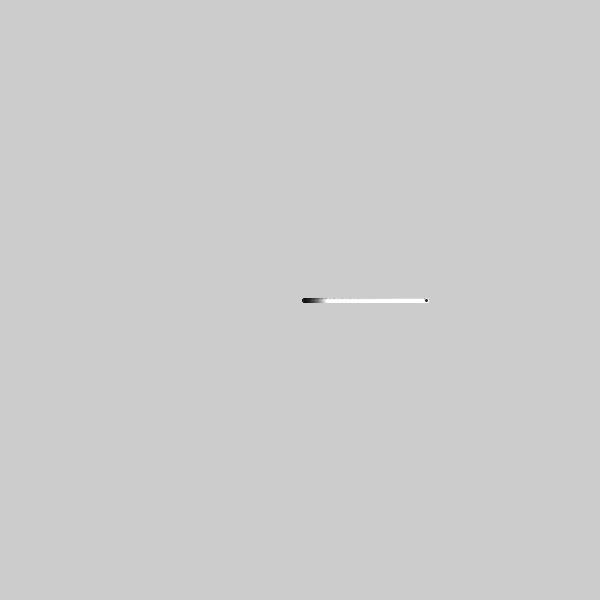
Frame 1 (no input)
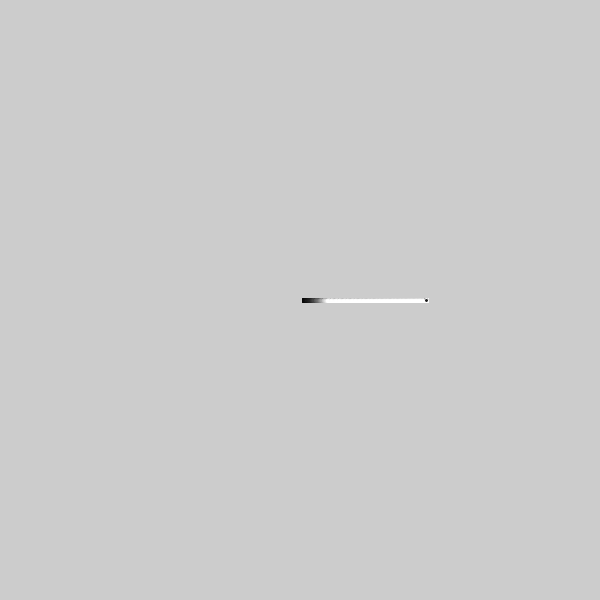
Frame 60 (the mouse pressed at the canvas centre just before this capture)
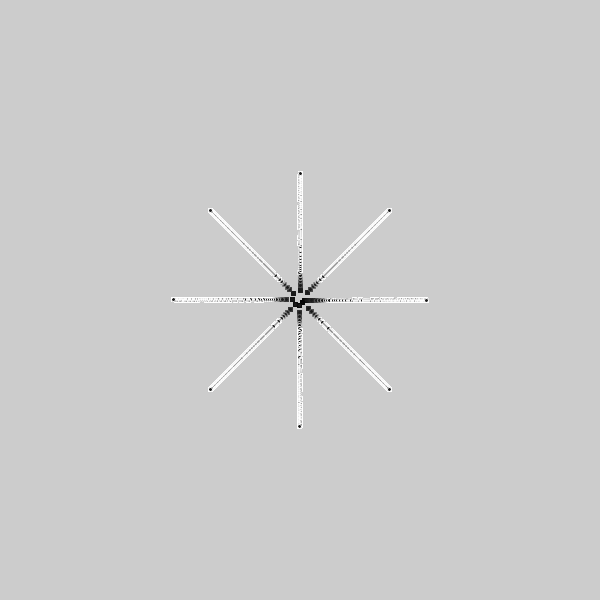
Frame 120 (the mouse held since frame 60 and released just before this capture)

The Processing sketch that drew these frames (run headless with seeded random() and noise(); from frame 60 on, the mouse is pressed at the canvas centre):

// Processing sketch: processing_96752
// ── processing_96752.pde

float N = 1000;
float th = 2.39997 ;
float c = 4 ;
float d = 4 ;
float r;
float x;
float y;
float a;

void setup()
{
size (600,600);
}
void draw()
{
noFill();
translate(width/2,height/2);
float sc = map(mouseX, 0,width, 1.0,0.1);
float th = map(mouseY, 0,height, 0, HALF_PI);
for (float i=1 ; i<=N ; i++)
{
  r=c*sqrt(i);
  a=i*th;
  x=r*cos(a);
  y=r*sin(a);
  
stroke(i*5);
  ellipse(x,y,d,d);
  fill(26,26,26);
}
}
